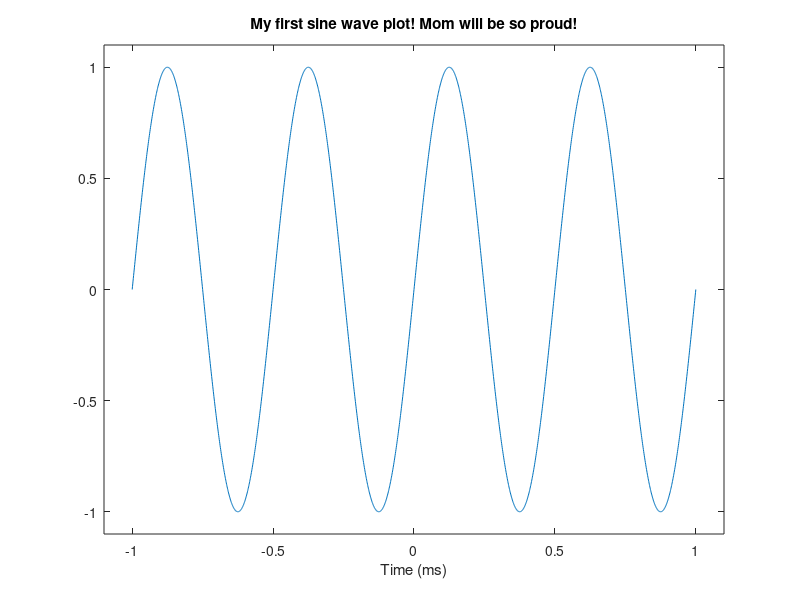
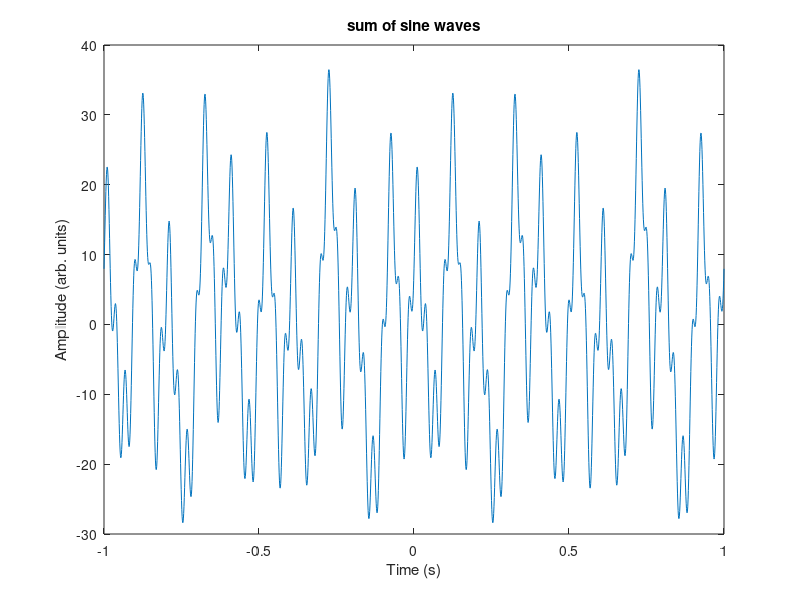
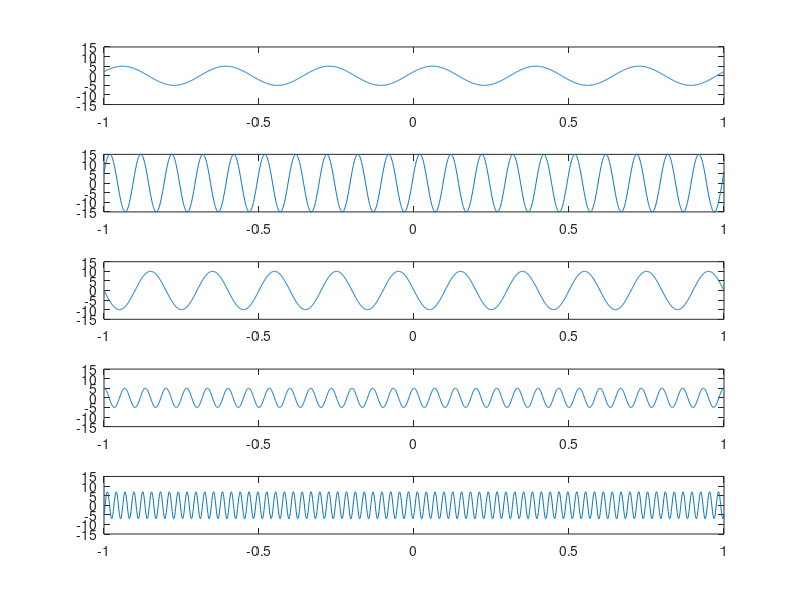
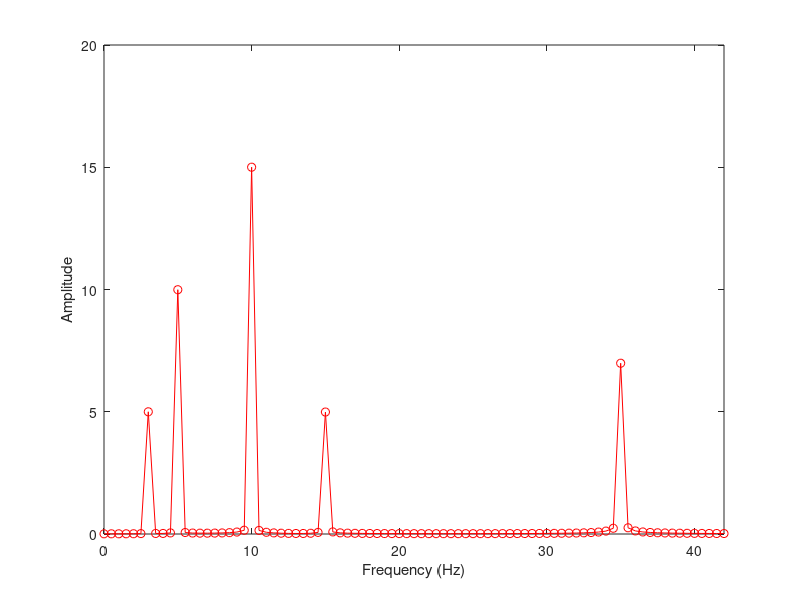

These charts were generated, in order, by the following MATLAB code:
% mikeXcohen@gmail.com

%% plot a sine wave

% define some variables
freq = 2;         % frequency in Hz
time = -1:.001:1; % -1 to 1 seconds in millisecond steps

% now create the sinewave
sinewave = 1*sin(2*pi*freq*time + 0);

% now plot it!
figure(1), clf
plot(time,sinewave)

% optional prettification of the plot
set(gca,'xlim',[-1.1 1.1],'ylim',[-1.1 1.1]); 
xlabel('Time (ms)')
title('My first sine wave plot! Mom will be so proud!')

%% the sum of sine waves can appear like a complicated time series

% create a few sine waves and sum

% define a sampling rate
srate = 1000;

% list some frequencies
frex = [ 3   10   5   15   35 ];

% list some random amplitudes... make sure there are the same number of
% amplitudes as there are frequencies!
amplit = [ 5   15   10   5   7 ];

% phases... list some random numbers between -pi and pi
phases = [  pi/7  pi/8  pi  pi/2  -pi/4 ];
%phases = zeros(1,5);

% define time...
time = -1:1/srate:1;


% now we loop through frequencies and create sine waves
sine_waves = zeros(length(frex),length(time));
for fi=1:length(frex)
    sine_waves(fi,:) = amplit(fi) * sin(2*pi*time*frex(fi) + phases(fi));
end

% now plot the result
figure(2), clf
plot(time,sum(sine_waves))
title('sum of sine waves')
xlabel('Time (s)'), ylabel('Amplitude (arb. units)')


% now plot each wave separately
figure(3), clf
for fi=1:length(frex)
    subplot(length(frex),1,fi)
    plot(time, sine_waves(fi,:))
    axis([ time([1 end]) -max(amplit) max(amplit) ])
end

%% Now compute Fourier representation of summed sine waves

% take Fourier transform (via fast-Fourier transform)
sineX = fft( sum(sine_waves) )/length(time);

% define vector of frequencies in Hz
hz = linspace(0,srate/2,floor(length(time)/2)+1);

figure(4), clf
plot(hz,2*abs(sineX(1:length(hz))),'ro-')

% make the plot look a bit nicer
set(gca,'xlim',[0 max(frex)*1.2])
xlabel('Frequency (Hz)'), ylabel('Amplitude')

%% end.
